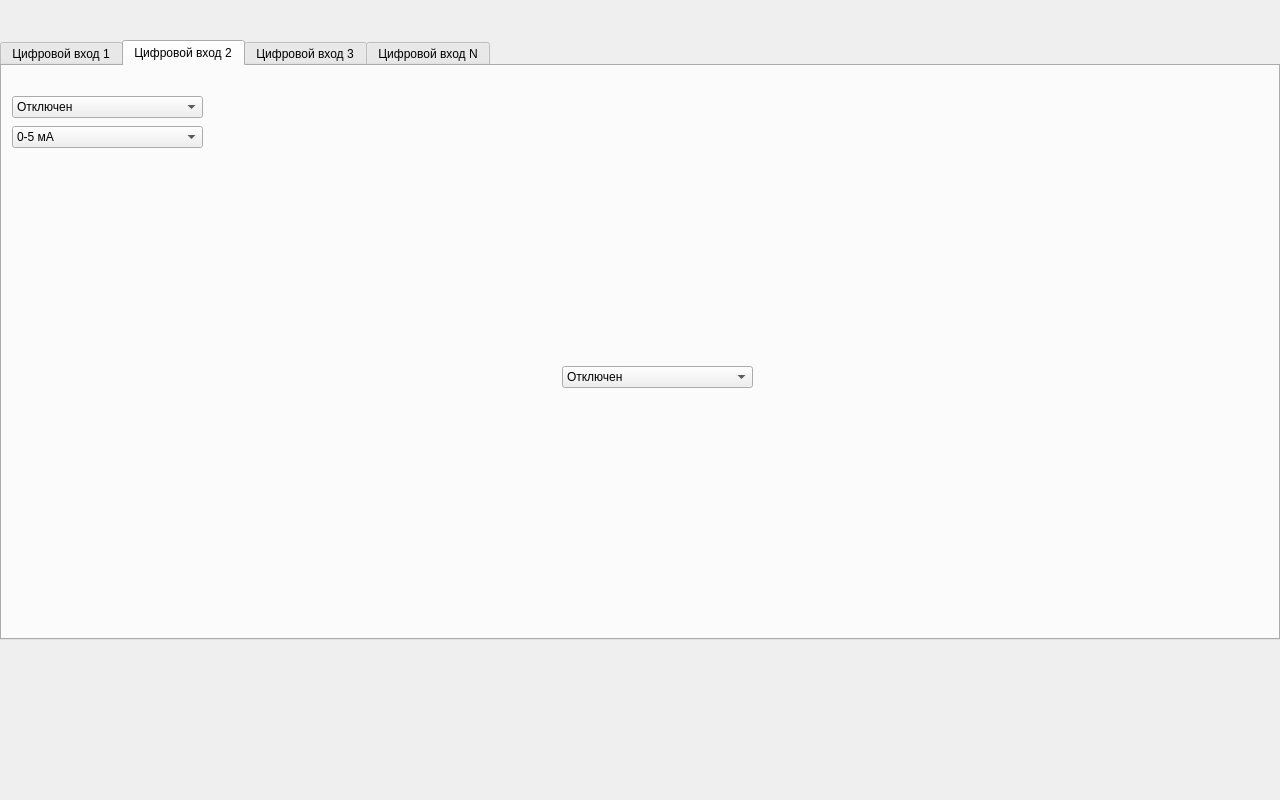
<?xml version="1.0" encoding="UTF-8"?>
<ui version="4.0">
 <class>DigitalInputs</class>
 <widget class="QDialog" name="DigitalInputs">
  <property name="geometry">
   <rect>
    <x>0</x>
    <y>0</y>
    <width>1280</width>
    <height>800</height>
   </rect>
  </property>
  <property name="windowTitle">
   <string>Dialog</string>
  </property>
  <widget class="QTabWidget" name="tabWidget">
   <property name="geometry">
    <rect>
     <x>0</x>
     <y>40</y>
     <width>1280</width>
     <height>600</height>
    </rect>
   </property>
   <property name="currentIndex">
    <number>1</number>
   </property>
   <widget class="QWidget" name="tab_9">
    <attribute name="title">
     <string>Цифровой вход 1</string>
    </attribute>
    <widget class="QComboBox" name="comboBox_11">
     <property name="geometry">
      <rect>
       <x>20</x>
       <y>80</y>
       <width>191</width>
       <height>22</height>
      </rect>
     </property>
     <property name="font">
      <font>
       <pointsize>10</pointsize>
      </font>
     </property>
     <item>
      <property name="text">
       <string>Отключен</string>
      </property>
     </item>
     <item>
      <property name="text">
       <string>Регистр перехода 0/1</string>
      </property>
     </item>
     <item>
      <property name="text">
       <string>счетчик импульсов</string>
      </property>
     </item>
    </widget>
    <widget class="QLabel" name="label_8">
     <property name="geometry">
      <rect>
       <x>20</x>
       <y>120</y>
       <width>71</width>
       <height>16</height>
      </rect>
     </property>
     <property name="font">
      <font>
       <pointsize>10</pointsize>
      </font>
     </property>
     <property name="text">
      <string>Ед. измер.</string>
     </property>
    </widget>
    <widget class="QLineEdit" name="lineEdit_4">
     <property name="geometry">
      <rect>
       <x>90</x>
       <y>120</y>
       <width>121</width>
       <height>20</height>
      </rect>
     </property>
     <property name="text">
      <string>мА</string>
     </property>
    </widget>
    <widget class="QLabel" name="label_23">
     <property name="geometry">
      <rect>
       <x>20</x>
       <y>50</y>
       <width>47</width>
       <height>13</height>
      </rect>
     </property>
     <property name="font">
      <font>
       <pointsize>10</pointsize>
      </font>
     </property>
     <property name="text">
      <string>Сигнал</string>
     </property>
    </widget>
   </widget>
   <widget class="QWidget" name="tab_10">
    <attribute name="title">
     <string>Цифровой вход 2</string>
    </attribute>
    <widget class="QComboBox" name="comboBox_13">
     <property name="geometry">
      <rect>
       <x>10</x>
       <y>30</y>
       <width>191</width>
       <height>22</height>
      </rect>
     </property>
     <item>
      <property name="text">
       <string>Отключен</string>
      </property>
     </item>
     <item>
      <property name="text">
       <string>Ток</string>
      </property>
     </item>
     <item>
      <property name="text">
       <string>Напряжение</string>
      </property>
     </item>
     <item>
      <property name="text">
       <string>Резистивный термодатчик</string>
      </property>
     </item>
     <item>
      <property name="text">
       <string>Термоэлемент</string>
      </property>
     </item>
     <item>
      <property name="text">
       <string>Счетчик импульсов</string>
      </property>
     </item>
    </widget>
    <widget class="QComboBox" name="comboBox_14">
     <property name="geometry">
      <rect>
       <x>10</x>
       <y>60</y>
       <width>191</width>
       <height>22</height>
      </rect>
     </property>
     <item>
      <property name="text">
       <string>0-5 мА</string>
      </property>
     </item>
     <item>
      <property name="text">
       <string>4-20 мА</string>
      </property>
     </item>
    </widget>
    <widget class="QComboBox" name="comboBox_15">
     <property name="geometry">
      <rect>
       <x>560</x>
       <y>300</y>
       <width>191</width>
       <height>22</height>
      </rect>
     </property>
     <item>
      <property name="text">
       <string>Отключен</string>
      </property>
     </item>
     <item>
      <property name="text">
       <string>Ток</string>
      </property>
     </item>
     <item>
      <property name="text">
       <string>Напряжение</string>
      </property>
     </item>
     <item>
      <property name="text">
       <string>Резистивный термодатчик</string>
      </property>
     </item>
     <item>
      <property name="text">
       <string>Термоэлемент</string>
      </property>
     </item>
     <item>
      <property name="text">
       <string>Счетчик импульсов</string>
      </property>
     </item>
    </widget>
   </widget>
   <widget class="QWidget" name="tab_11">
    <attribute name="title">
     <string>Цифровой вход 3</string>
    </attribute>
   </widget>
   <widget class="QWidget" name="tab_12">
    <attribute name="title">
     <string>Цифровой вход N</string>
    </attribute>
   </widget>
  </widget>
 </widget>
 <resources/>
 <connections/>
</ui>
